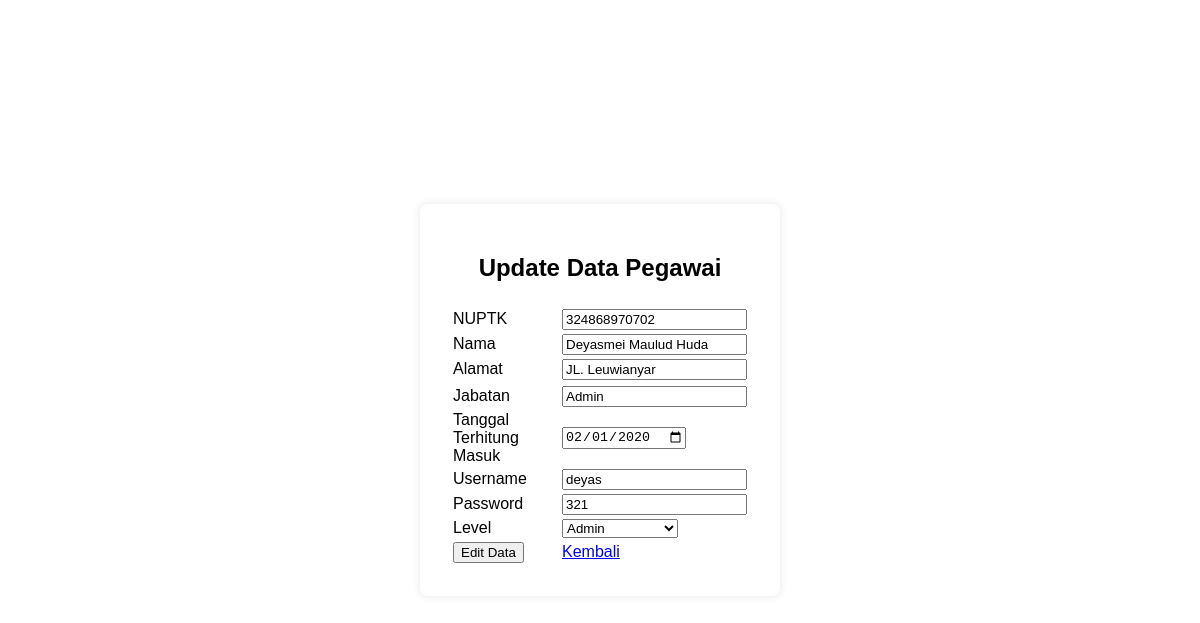
/ubah_pegawai.php?id=001A, run on the app's committed database.
### tables this page shows
CREATE TABLE `pegawai` (
  `id` varchar(10) NOT NULL,
  `nuptk` varchar(20) NOT NULL,
  `nama` varchar(50) NOT NULL,
  `jk` varchar(15) NOT NULL,
  `alamat` varchar(50) NOT NULL,
  `jabatan` varchar(20) NOT NULL,
  `tmt` date NOT NULL
);

CREATE TABLE `user` (
  `id_staff` varchar(10) NOT NULL,
  `nuptk` varchar(15) NOT NULL,
  `username` varchar(20) NOT NULL,
  `password` varchar(10) NOT NULL,
  `level` varchar(30) NOT NULL
);

### ubah_pegawai.php (the view, shortened to what this page needs)
<?php
require_once("koneksi.php");
$id = $_GET["id"];
$ambiluser = $db->query("SELECT * FROM user WHERE id_staff='$id'");
$rowuser = $ambiluser->fetch_assoc();
if (!empty($rowuser)) {
    $ambil = $db->query("SELECT * FROM pegawai inner join user on pegawai.id = user.id_staff WHERE id='$id'");
    $data = $ambil->fetch_assoc();
?>
    <!DOCTYPE html>
    <html lang="en">
    <head>
    </head>
    <body>
        <div class="login-container">
            <h2>Update Data Pegawai</h2>
            <table>
                <form action="" method="POST">
                    <tr>
                        <td><input type="hidden" name="id" value="<?= $data['id'] ?>" required></td>
                    </tr>
                    <tr>
                        <td><label for="nuptk">NUPTK </label></td>
                        <td><input type="text" name="nuptk" value="<?= $data['nuptk'] ?>" required></td>
                    </tr>
                    <tr>
                        <td><label for="nama">Nama </label></td>
                        <td><input type="text" name="nama" value="<?= $data['nama'] ?>" required></td>
                    </tr>
                    <tr>
                        <td><label for="alamat">Alamat </label></td>
                        <td><input type="text" name="alamat" value="<?= $data['alamat'] ?>" required></td>
                    <tr>
                    <tr>
                        <td><label for="jabatan">Jabatan </label></td>
                        <td><input type="text" name="jabatan" value="<?= $data['jabatan'] ?>" required></td>
                    </tr>
                    <tr>
                        <td><label for="tmt">Tanggal Terhitung Masuk </label></td>
                        <td><input type="date" name="tmt" value="<?= $data['tmt'] ?>" required></td>
                    </tr>
                    <tr>
                        <td><label for="username">Username </label></td>
                        <td><input type="text" name="username" value="<?= $data['username'] ?>" required></td>
                    </tr>
                    <tr>
                        <td><label for="password">Password </label></td>
                        <td><input type="text" name="password" value="<?= $data['password'] ?>" required></td>
                    </tr>
                    <tr>
                        <td><label for="level">Level </label></td>
                        <td>
                            <select name="level" required>
                                <option <?php if ($data['level'] == 'Admin') echo 'selected'; ?> value="Admin">Admin</option>
                            </select>
                        </td>
                    </tr>
                    <tr>
                        <td><input type="submit" value="Edit Data" name="ubah"></td>
                        <td><a href="pegawai.php"> Kembali </a></td>
                    </tr>
                </form>
            </table>
        </div>
    </body>
    </html>
<?php } ?>

### ubah_pegawai.php (style rules this page uses)
body { font-family: sans-serif, sans-serif; background-image: url('assets/img/school.jpg'); background-repeat: no-repeat; background-size: 100%; margin: 0; padding: 0; display: flex; align-items: center; justify-content: center; height: 100vh; }
.login-container { background-color: #fff; border-radius: 8px; box-shadow: 0 0 10px rgba(0, 0, 0, 0.1); padding: 30px; width: 300px; }
.login-container h2 { text-align: center; }

### data on the page
pegawai: nuptk "324868970702", nama "Deyasmei Maulud Huda", alamat "JL. Leuwianyar", jabatan "Admin", tmt "02/01/2020", username "deyas", password "321"
user: level "Admin"
